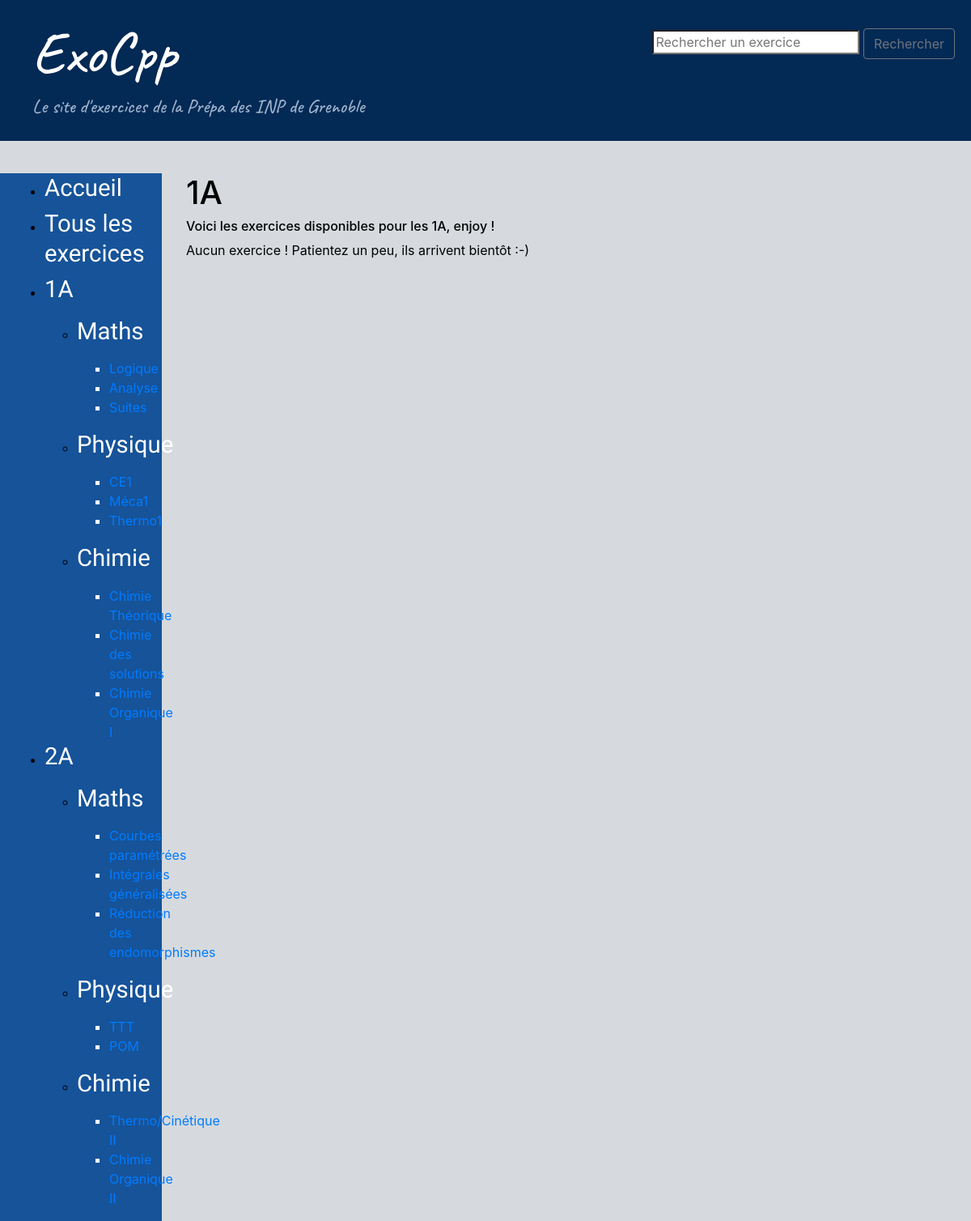
Before: /1A with the older database file.
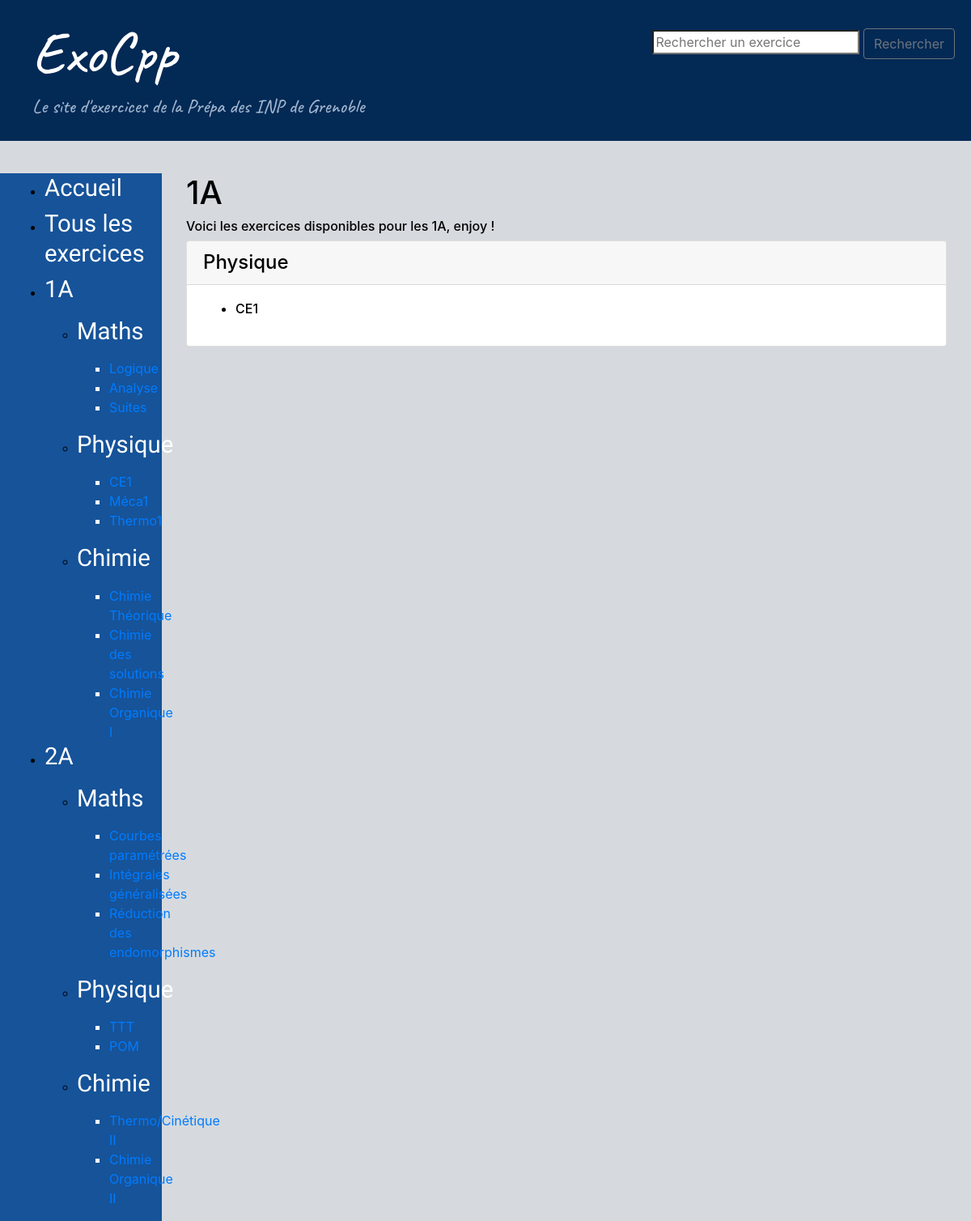
After: the same page with the newer database file.
### exo/models.py (models this page shows, shortened)
class Chapitre(models.Model):
    annee = models.CharField(max_length=2, choices = [('1A', 'Première année'),
        ('2A', 'Deuxième année')])
    matiere = models.CharField(max_length=40 , choices = [('Maths', 'Maths'),('Chimie','Chimie'), ('Physique', 'Physique')]
        )
    nom = models.CharField(max_length=200, null=False)

### exo/views.py (the view)
# urls.py: path('1A', views.all_1A, name="1A"),
def all_1A(request):
	prem_list = Chapitre.objects.filter(annee='1A')
	return render(request, 'exo/1A.html', {'prem_list' : prem_list})

### exo/templates/exo/1A.html
{% extends 'base_generic.html' %}
{% block content %}
	<h1>1A</h1>
  	<h6>Voici les exercices disponibles pour les 1A, enjoy !</h6>
  		{% if prem_list.count == 0 %}
	  		Aucun exercice ! Patientez un peu, ils arrivent bientôt :-)
		{% endif %}
  	{% for chapitre in prem_list %}
  		<div class="card">
		  <h4 class="card-header">
		  {{ chapitre.matiere }}</h4>
		  <div class="card-body">
		    <h6 class="card-title"><ul><li>{{ chapitre.nom }}</li></ul></h6>
		  </div>
		</div><br/>
	{% endfor %}
{% endblock %}

Changed rows visible on the page:
added Chapitre: matiere "Physique", nom "CE1"
Other visible differences:
text no longer shown: "Aucun exercice ! Patientez un peu, ils arrivent bientôt :-)"
